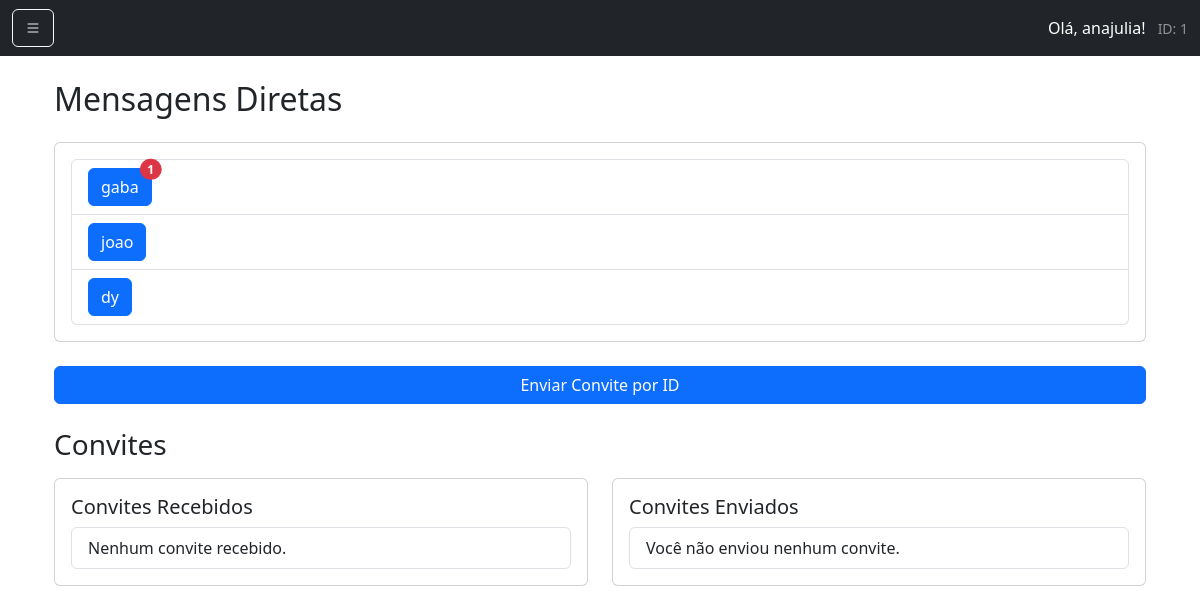
The app's page / (signed in) with its own data.
### chat/models.py (models this page shows, shortened)
class SalaPrivada(models.Model):
    usuario1 = models.ForeignKey(User, on_delete=models.CASCADE, related_name='salas_usuario1')
    usuario2 = models.ForeignKey(User, on_delete=models.CASCADE, related_name='salas_usuario2')
    criada_em = models.DateTimeField(auto_now_add=True)
    class Meta:
        unique_together = ('usuario1', 'usuario2')
    def get_nome_sala(self):
        return f"{min(self.usuario1.id, self.usuario2.id)}_{max(self.usuario1.id, self.usuario2.id)}"

### chat/views.py (the view)
# urls.py: path('', views.index, name='index'),
@login_required
def index(request):
    user = request.user
    dms = SalaPrivada.objects.filter(Q(usuario1=user) | Q(usuario2=user))
    for dm in dms:
        unread_count = MensagemDM.objects.filter(
            sala_dm=dm,
            lida=False
        ).exclude(usuario=user).count()
        dm.unread_count = unread_count
    convites_recebidos = Amizade.objects.filter(destinatario=user, aceita=False)
    convites_enviados = Amizade.objects.filter(remetente=user, aceita=False)
    return render(request, 'chat/index.html', {
        'dms': dms,
        'convites_recebidos': convites_recebidos,
        'convites_enviados': convites_enviados,
    })

### templates/chat/index.html (shortened to what this page needs)
{% extends 'chat/base.html' %}
{% block content %}
<div class="container mt-4">
    <h2 class="mb-4">Mensagens Diretas</h2>
    <div class="card mb-4">
        <div class="card-body">
            <ul class="list-group">
                {% for dm in dms %}
                    <li class="list-group-item d-flex justify-content-between align-items-center">
                        {% if dm.usuario1 == user %}
                            <a href="{% url 'room' room_name=dm.get_nome_sala %}" class="btn btn-primary position-relative">
                                {{ dm.usuario2.username }}
                                <span id="dm-unread-{{ dm.id }}" class="position-absolute top-0 start-100 translate-middle badge rounded-pill bg-danger" {% if dm.unread_count == 0 %}style="display:none"{% endif %}>
                                    {{ dm.unread_count }}
                                </span>
                            </a>
                        {% endif %}
                    </li>
                {% endfor %}
            </ul>
        </div>
    </div>
    <div class="text-center mb-4">
        <a href="{% url 'enviar_convite' %}" class="btn btn-primary w-100">Enviar Convite por ID</a>
    </div>
    <h3 class="mb-3">Convites</h3>
    <div class="row">
        <div class="col-md-6 mb-3">
            <div class="card">
                <div class="card-body">
                    <h5 class="card-title">Convites Recebidos</h5>
                    <ul class="list-group">
                        {% for convite in convites_recebidos %}
                            <li class="list-group-item d-flex justify-content-between align-items-center">
                                <span>{{ convite.remetente.username }}</span>
                                <div>
                                    <a href="{% url 'aceitar_convite' convite.id %}" class="btn btn-sm btn-success me-2"><i class="bi bi-check-lg"></i> Aceitar</a>
                                    <a href="{% url 'rejeitar_convite_dm' convite.id %}" class="btn btn-sm btn-outline-danger"><i class="bi bi-x-lg"></i> Rejeitar</a>
                                </div>
                            </li>
                        {% empty %}
                            <li class="list-group-item">Nenhum convite recebido.</li>
                        {% endfor %}
                    </ul>
                </div>
            </div>
        </div>
        <div class="col-md-6 mb-3">
            <div class="card">
                <div class="card-body">
                    <h5 class="card-title">Convites Enviados</h5>
                    <ul class="list-group">
                        {% for convite in convites_enviados %}
                            <li class="list-group-item d-flex justify-content-between align-items-center">
                                <span>{{ convite.destinatario.username }}</span>
                                <a href="{% url 'cancelar_convite_dm' convite.id %}" class="btn btn-sm btn-outline-danger"><i class="bi bi-x-circle"></i> Cancelar</a>
                            </li>
                        {% empty %}
                            <li class="list-group-item">Você não enviou nenhum convite.</li>
                        {% endfor %}
                    </ul>
                </div>
            </div>
        </div>
    </div>
</div>
{% endblock %}

### templates/chat/base.html (shortened to what this page needs)
<!DOCTYPE html>
<html lang="pt-br">
<head>
    <link href="https://cdn.jsdelivr.net/npm/bootstrap@5.3.0/dist/css/bootstrap.min.css" rel="stylesheet">
    <link href="https://cdn.jsdelivr.net/npm/bootstrap-icons/font/bootstrap-icons.css" rel="stylesheet">
</head>
<body>
    <nav class="navbar navbar-dark bg-dark">
        <div class="container-fluid">
            <button class="btn btn-outline-light" type="button" data-bs-toggle="offcanvas" data-bs-target="#sidebarMenu">
                <i class="bi bi-list"></i>
            </button>
            <span class="navbar-text text-white">
                Olá, {{ user.username }}!
                <small class="text-white-50 ms-2">ID: {{ user.id }}</small>
            </span>
        </div>
    </nav>
    <div class="container mt-4">
        {% block content %}{% endblock %}
    </div>
</body>
</html>

### records on screen
SalaPrivada: usuario2.username "gaba", unread_count "1"
SalaPrivada: usuario2.username "joao"
SalaPrivada: usuario2.username "dy"

### other values on screen
{{ user.username }} "anajulia"
{{ user.id }} "1"
